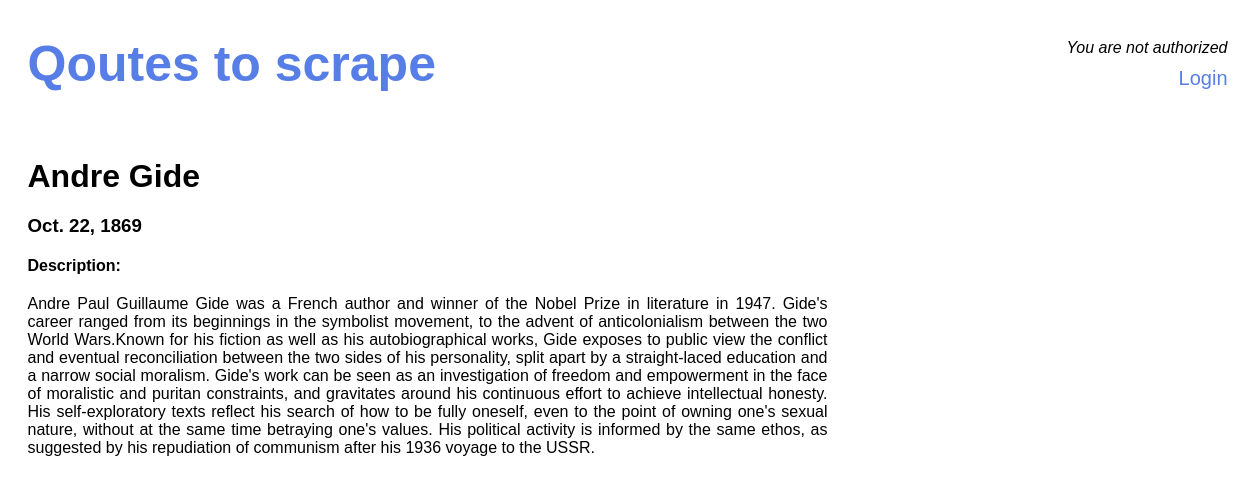
Screenshot of /author/Andre Gide with the database file from the repository.
### quotes/models.py (models this page shows, shortened)
class Writer(models.Model):
    name = models.CharField(max_length=255)
    description = models.TextField()
    birthday = models.DateField(null=True, blank=True)

### quotes/views.py (the view)
# urls.py: path('author/<str:name>', views.author, name='author'),
def author(request, name):
    all_writers = Writer.objects.all()
    writer = ''
    for i in all_writers:
        if i.name == name:
            writer = i
            break
    context = {
        'author_name': name,
        'writer': writer
    }
    return render(request, 'author_page.html', context=context)

### templates/author_page.html (shortened to what this page needs)
<!DOCTYPE html>
<html lang="en">
<head>
    {% block extra_css %}
    {% load static %}
    <link rel="stylesheet" href="{% static 'quote/styles/author_style.css' %}">
    <link rel="stylesheet" href="{% static 'quote/styles/head_style.css' %}">
    {% endblock %}
</head>
<body>
<div class="main-container">
    <header>
        <div class="quotes-to-scrape">
            <h1><a href="{% url 'main_page' %}">Qoutes to scrape</a></h1>
        </div>
        <div class="kyky">
            {% if user.is_authenticated %}
            <p>Welcome back, {{ user.username }}!</p>
            <a href="{% url 'logout' %}">Logout</a>
            {% else %}
            <p>You are not authorized</p>
            <a href="{% url 'login' %}">Login</a>
            {% endif %}
        </div>
    </header>
    <div class="cont">
        <div><h1> {{ author_name }} </h1></div>
        <div><h3> {{ writer.birthday }} </h3></div>
        <div><h4> Description: </h4></div>
        <p>
            {{ writer.description }}
        </p>
    </div>
</div>
</body>
</html>

### quotes/static/quote/styles/author_style.css (style rules this page uses)
.cont { display: flex; flex-direction: column; gap: 20px }
.cont p { width: 800px; text-align: justify; }

### quotes/static/quote/styles/head_style.css (style rules this page uses)
html { overflow-y: scroll; }
* { margin: 0; padding: 0; font-family: Arial, sans-serif; }
body { margin: 0; padding-right: calc(100vw - 100%); display: flex; flex-direction: column; align-items: center; justify-content: center; }
.main-container { padding: 35px 45px 45px 45px; display:flex; flex-direction: column; width: 1200px; min-height: auto; border-radius: 0px 0px 10px 10px; }
header { margin-bottom: 65px; display: flex; justify-content: space-between; align-items: center; }
.quotes-to-scrape h1 a { color: #577ee7; font-size: 50px; }
header a { color: #577ee7; font-size: 20px; text-decoration: none; }
.kyky { display: flex; flex-direction: column; align-items: end; gap: 10px; }
.kyky p { font-style: italic; }
.quotes-to-scrape { display: flex; flex-direction: row; align-items: center; gap: 30px; }

### rows the page displays
Writer: name "Andre Gide", birthday "Oct. 22, 1869", description "Andre Paul Guillaume Gide was a French author and winner of the Nobel Prize in literature in 1947. Gide's career ranged from its beginnings in the symbolist movement, to the advent of anticolonialism between the two World Wars.Known for his fiction as well as his autobiographical works, Gide exposes to public view the conflict and eventual reconciliation between the two sides of his personality, split apart by a straight-laced education and a narrow social moralism. Gide's work can be seen as an investigation of freedom and empowerment in the face of moralistic and puritan constraints, and gravitates around his continuous effort to achieve intellectual honesty. His self-exploratory texts…"
